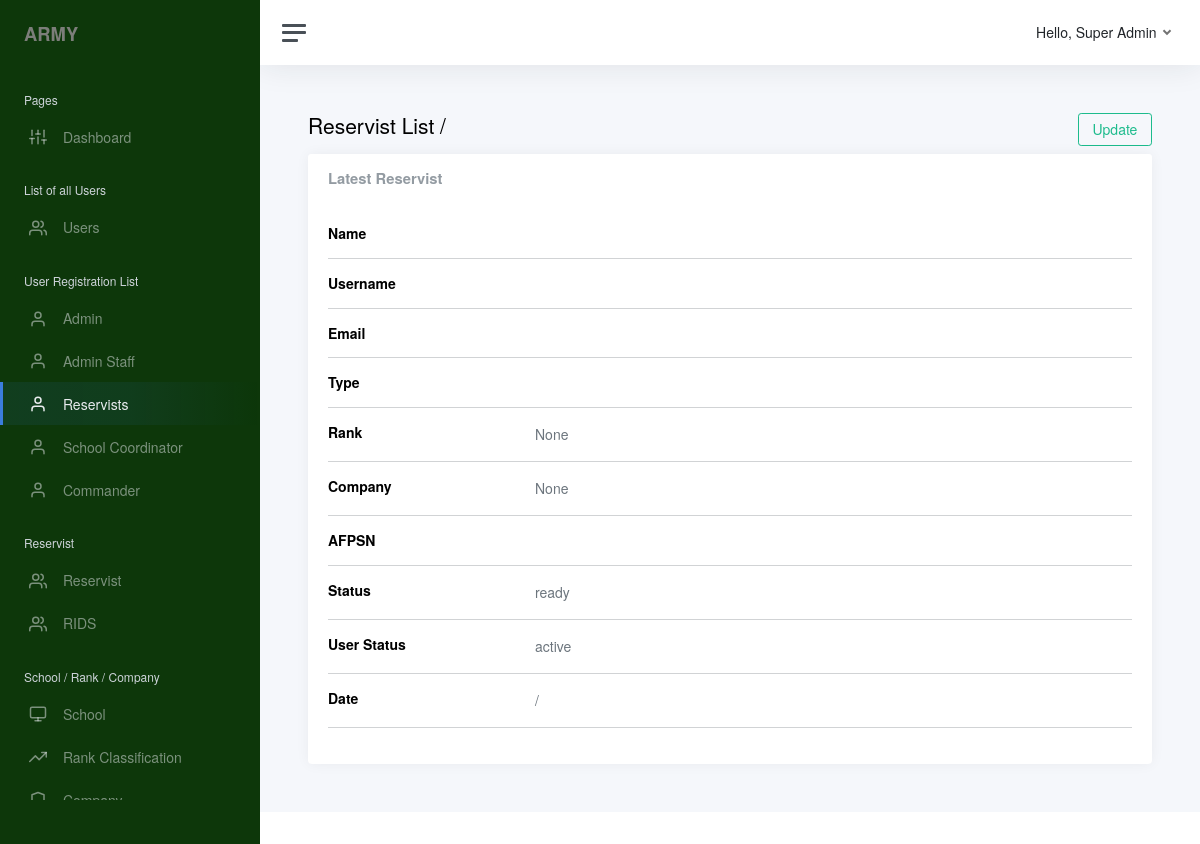
/admin_reg_reservist_view.php (signed in), run on an earlier commit of the app's database.
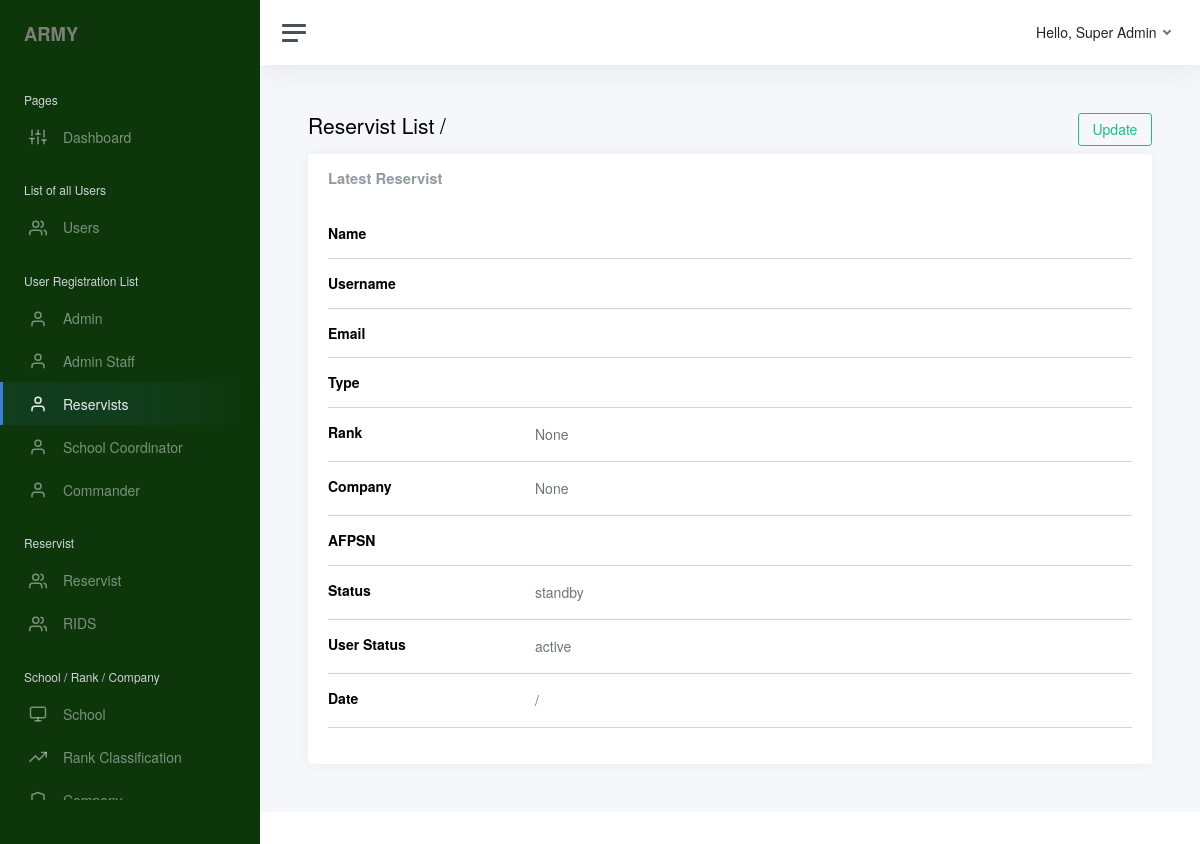
And on a later commit of the database.
### tables this page shows
CREATE TABLE `army_users` (
  `army_id` int(255) NOT NULL,
  `user_img` varchar(250) NOT NULL,
  `firstname` varchar(100) NOT NULL,
  `middle_name` varchar(100) NOT NULL,
  `lastname` varchar(100) NOT NULL,
  `username` varchar(100) NOT NULL,
  `email` varchar(100) NOT NULL,
  `password` varchar(1000) NOT NULL,
  `type` varchar(30) NOT NULL,
  `rank_id` int(100) NOT NULL,
  `company_id` int(100) NOT NULL,
  `afpsn` varchar(250) NOT NULL,
  `school_id` int(100) NOT NULL,
  `status` varchar(30) NOT NULL,
  `user_status` varchar(20) NOT NULL,
  `date_created` date DEFAULT NULL,
  `time_created` time(6) NOT NULL,
  `date_modified` date DEFAULT NULL,
  `time_modified` time(6) NOT NULL
);

### system_checker.php (called while the page is built, shortened)
<?php
require 'include/connect.php';
if (!empty($_SESSION["army_id"])) {
  $army_id     = $_SESSION["army_id"];
  $result      = mysqli_query($conn, "SELECT * FROM army_users WHERE army_id = $army_id");
  $row         = mysqli_fetch_assoc($result);
  $fn_public   = $row["firstname"];
  $ln_public   = $row["lastname"];
  $status      = $row["status"];
  $user_status = $row["user_status"];
} else {
  header("Location: bulletin.php");
}

### admin_reg_reservist_view.php (the view, shortened to what the changed rows need)
<?php
include 'system_checker.php';
?>
<!DOCTYPE html>
<html lang="en">
<?php include 'header_main.php' ?>
<body>
    <div class="wrapper">
        <div class="main">
            <?php include 'top_right_navigation.php' ?>
            <main class="content">
                <div class="container-fluid p-0">
                  <div class="row">
                    <div class="col-6">
                      <h1 class="h3 mb-3"><a href="admin_reg_reservist.php" class="linked-navigation">Reservist List </a> / <?php echo $firstname . ' ' . $lastname ?></h1>
                    </div>
                  </div>
                    <div class="row">
                        <div class="col-12">
                            <div class="card">
                                <div class="card-body">
                                <div class="row">
                                  <div class="col-sm-9 text-secondary">
                                    <div class="flatpickr-weekwrapper">
                                      <?php echo $status ?>
                                    </div>
                                  </div>
                                </div>
                                <div class="row">
                                  <div class="col-sm-9 text-secondary">
                                    <div class="flatpickr-weekwrapper">
                                      <?php echo $user_status ?>
                                    </div>
                                  </div>
                                </div>
                            </div>
                        </div>
                    </div>
                </div>
            </main>
        </div>
    </div>
</body>
</html>

### top_right_navigation.php (shortened to what the changed rows need)
<nav id="top-nav" class="navbar navbar-expand navbar-light navbar-bg">
    <div class="navbar-collapse collapse">
        <ul class="navbar-nav navbar-align">
            <li class="nav-item dropdown">
                <a class="nav-link dropdown-toggle d-none d-sm-inline-block" href="#" data-bs-toggle="dropdown">
                    <span class="text-dark">Hello, <?php echo $rank_public . ' ' .$fn_public . ' ' . $ln_public?></span>
                </a>
            </li>
        </ul>
    </div>
</nav>

What changed in the data, as far as the page shows it:
changed army_users "Super": status "ready" → "standby"
